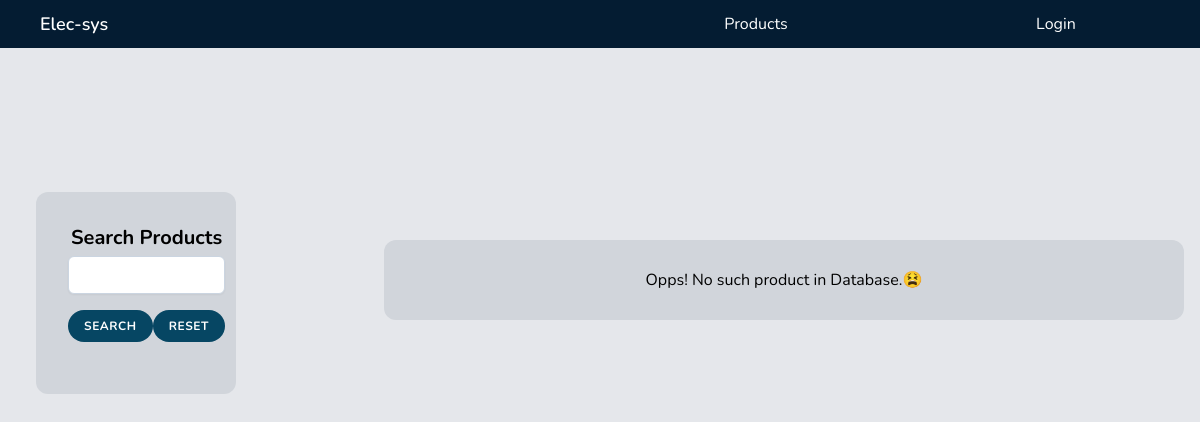
Page /productlist/ on the earlier database version.
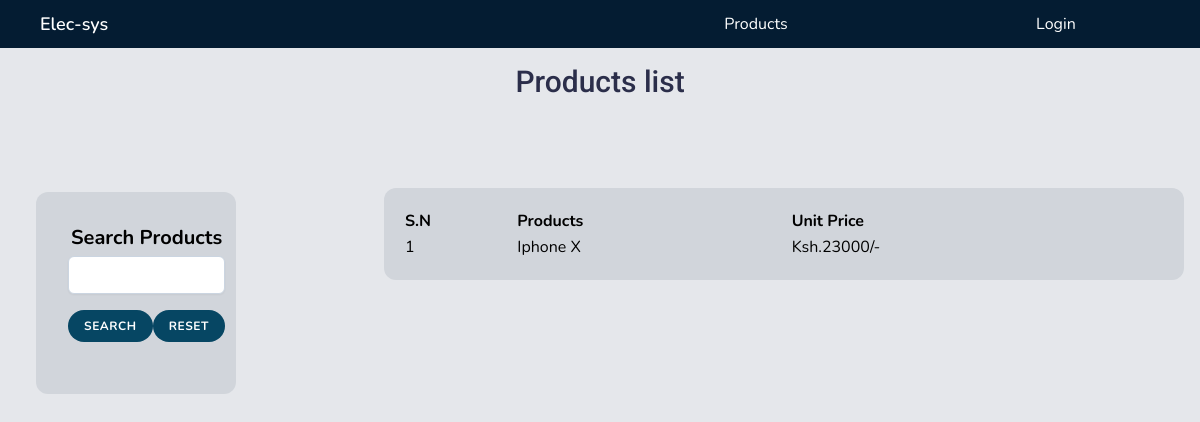
Same page on the later database version.
### core/models.py (models this page shows, shortened)
class Product(models.Model):
    product_name = models.CharField(max_length=100)
    unit_price = models.PositiveIntegerField()
    product_image = models.ImageField(default="default_product.png", upload_to="products_pics")

### core/views.py (the view)
# urls.py: path("productlist/", views.productslistView, name="productslist"),
def productslistView(request):
    q = request.GET.get('search',None)
    products={}
    with connection.cursor() as cursor:
        if q is not None:
            search = "%"+q+"%"
            cursor.execute("""SELECT * FROM core_product WHERE lower(product_name) LIKE %s and product_name!="deleted product" order by product_name""",[str(search)])
        else:
            cursor.execute('SELECT * FROM core_product WHERE unit_price>0 order by product_name')
        products = dictfetchall(cursor)
    context={
        'products':products,
        'q':q
    }
    return render(request,"core/productslist.html",context)

### core/views.py (called while the page is built)
def dictfetchall(cursor):
    desc = cursor.description
    return [
        dict(zip([col[0] for col in desc], row))
        for row in cursor.fetchall()
    ]

### core/templates/core/productslist.html (shortened to what this page needs)
{% extends "core/base.html" %}
{% block content %}
{% load static %}
<section>
    <aside class="fixed top-48 left-5 w-2/12 min-h-fit flex flex-col bg-gray-300 ml-4 items-center justify-evenly p-8 rounded-xl flex-wrap">
        <div class="pb-5">
          <form class='filter-form'>
            <label for="filter" class="text-center font-bold text-xl"><h3>Search Products</h3></label>
            <input
              class="search text-field"
              type="text"
              name="search"
              onchange="showChange(event)"
              autofocus
            />
            <div class="flex justify-evenly items-center mt-4">
              <button type = "submit" value="submit" class=" btn">Search</button>
              <button  value="reset" class=" btn">Reset</button>
            </div>
            </form>
        </div>
    </aside>
    {% if products %}
    <h2 class="absolute grid place-items-center w-full top-4 text-3xl font-secondary mb-4 font-medium text-primary">Products list</h2>
    <div class="absolute top-28 left-96 mt-7 h-auto w-8/12 p-5 overflow-hidden bg-gray-300  flex items-center justify-evenly rounded-xl">
        <table class='table-auto w-full px-6'>
            <tr class="text-left">
                <th>S.N</th>
                <th>Products</th>
                <th>Unit Price</th>
            </tr>
            {% for product in products  %}
            <tr>
                <td class="sn"></td>
                <td>{{ product.product_name}}</td>
                <td>Ksh.{{ product.unit_price}}/-</td>
                <td class="flex w-fit justify-between">
                </td>
            </tr>
            {% endfor %}
        </table>
    </div>
    {% else %}
    <div class="absolute top-48 left-96  bg-gray-300 w-8/12 h-auto p-7 flex items-center justify-evenly  rounded-xl">
        <p>Opps! No such product in Database.😫</p>
    </div>
    {% endif %}
</section>
{% endblock content %}

Differences in the rows shown:
added Product: product_name "Iphone X", unit_price "23000"
Other differences:
text no longer shown: "Opps! No such product in Database.😫"
text now shown: "Products list S.N Products Unit Price"
